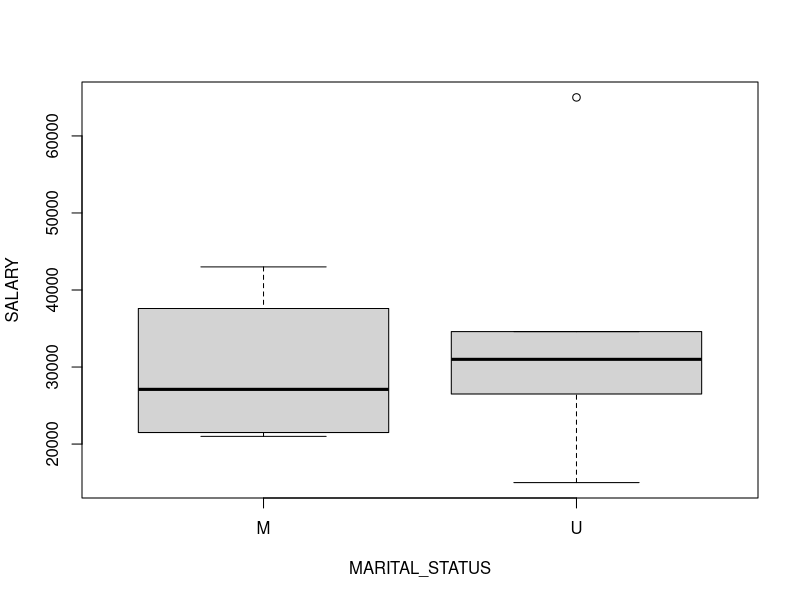

Write the R code that produced this figure.
EMPID<-c(10,20,30,40,50,60,70,80,90,100)
SALARY<-c(22000,43000,26500,21000,34600,32000,65000,32200,30000,15000)
MARITAL_STATUS<-c('M','M','U','M','U','U','U','M','U','U')
df<-data.frame(EMPID,SALARY,MARITAL_STATUS)
df
boxplot(SALARY~MARITAL_STATUS,data=df)
